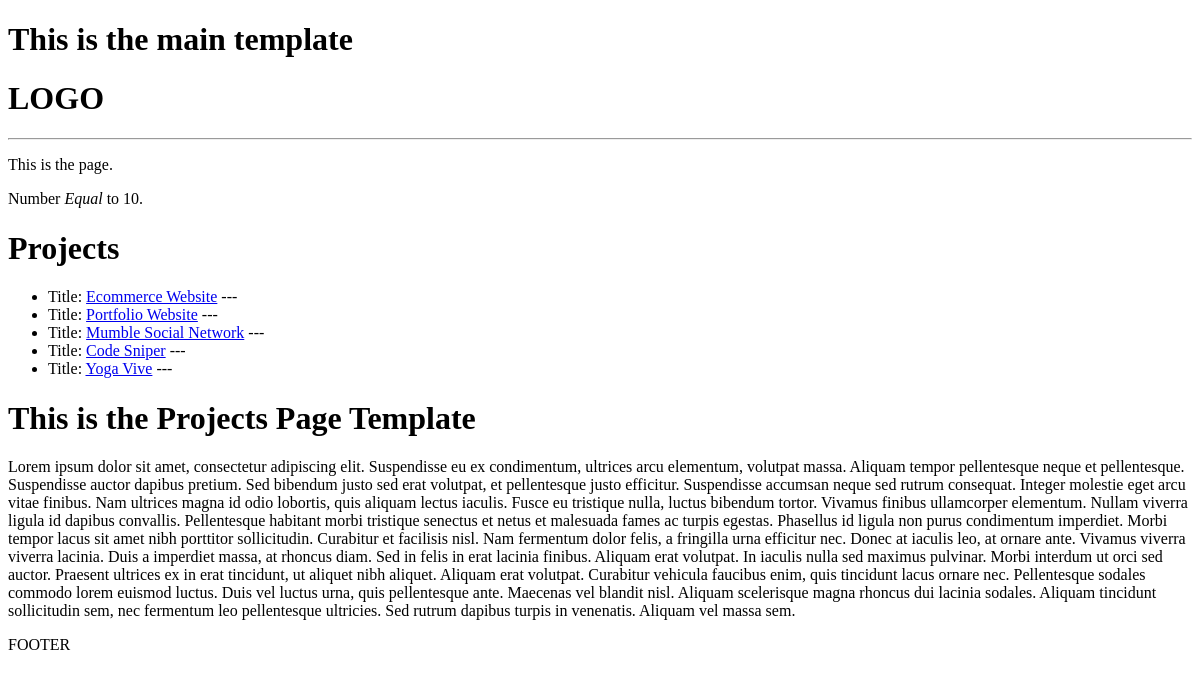
The page /projects/ on the database as committed earlier.
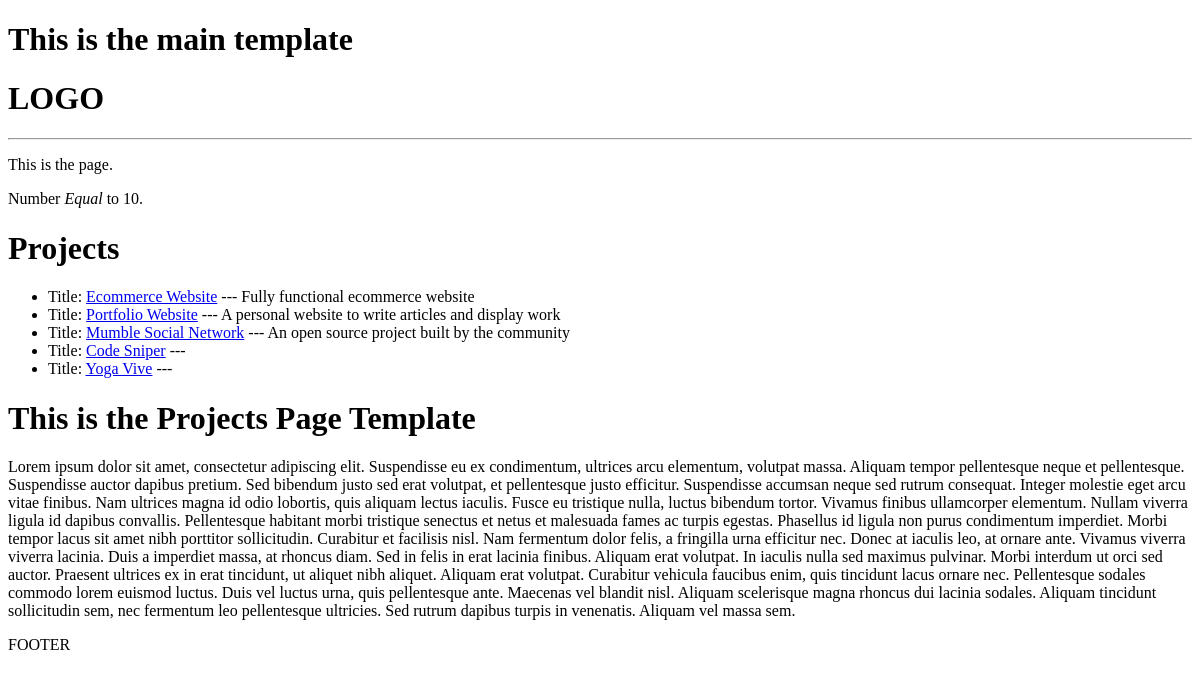
The same page on the database as committed later.
### projects_page/models.py (models this page shows, shortened)
class PROJECT_TABLE(models.Model):
    title = models.CharField(max_length=200)
    description = models.TextField(null=True, blank=True)
    demo_link = models.CharField(max_length=2000, null=True, blank=True)
    source_link = models.CharField(max_length=2000, null=True, blank=True)
    created = models.DateTimeField(auto_now_add=True)
    id = models.UUIDField(default=uuid.uuid4, unique=True, primary_key=True, editable=False)
    tags = models.ManyToManyField('TAG_TABLE', blank=True)
    vote_count = models.IntegerField(default=0, null=True, blank=True)
    vote_ratio = models.IntegerField(default=0, null=True, blank=True)

### projects_page/views.py (the view)
# urls.py: path('projects/', views.projects, name='projects'),
def projects(request):
    projects = PROJECT_TABLE.objects.all()
    context = {'projects': projects }
    return render(request, 'projects_page/projects-page.html', context)

### projects_page/templates/projects_page/projects-page.html
{% extends 'main.html' %}
{% block content %}
<p>This is the {{page}} page.</p>
{% if number > 10 %}
    <p>Number <em>Greater</em> than 10.</p>
{% elif number < 10 %}
    <p>Number <em>Smaller</em> than 10.</p>
{% else %}
    <p>Number <em>Equal</em> to 10.</p>
{% endif %}
<h1>Projects</h1>
<ul>
    {% for project in projects%}
        <li>Title: <a href="{% url 'project' project.id %}">{{project.title}}</a> --- {{project.description}}</li>
    {% endfor%}
</ul>
<h1>This is the Projects Page Template</h1>
<p> Lorem ipsum dolor sit amet, consectetur adipiscing elit. Suspendisse eu ex condimentum, ultrices arcu elementum, volutpat massa. Aliquam tempor pellentesque neque et pellentesque. Suspendisse auctor dapibus pretium. Sed bibendum justo sed erat volutpat, et pellentesque justo efficitur. Suspendisse accumsan neque sed rutrum consequat. Integer molestie eget arcu vitae finibus. Nam ultrices magna id odio lobortis, quis aliquam lectus iaculis. Fusce eu tristique nulla, luctus bibendum tortor. Vivamus finibus ullamcorper elementum. Nullam viverra ligula id dapibus convallis. Pellentesque habitant morbi tristique senectus et netus et malesuada fames ac turpis egestas. Phasellus id ligula non purus condimentum imperdiet. Morbi tempor lacus sit amet nibh porttitor sollicitudin. Curabitur et facilisis nisl. Nam fermentum dolor felis, a fringilla urna efficitur nec. Donec at iaculis leo, at ornare ante.
Vivamus viverra viverra lacinia. Duis a imperdiet massa, at rhoncus diam. Sed in felis in erat lacinia finibus. Aliquam erat volutpat. In iaculis nulla sed maximus pulvinar. Morbi interdum ut orci sed auctor. Praesent ultrices ex in erat tincidunt, ut aliquet nibh aliquet. Aliquam erat volutpat. Curabitur vehicula faucibus enim, quis tincidunt lacus ornare nec. Pellentesque sodales commodo lorem euismod luctus. Duis vel luctus urna, quis pellentesque ante. Maecenas vel blandit nisl. Aliquam scelerisque magna rhoncus dui lacinia sodales. Aliquam tincidunt sollicitudin sem, nec fermentum leo pellentesque ultricies. Sed rutrum dapibus turpis in venenatis. Aliquam vel massa sem. </p>
{% endblock content %}

Rows that differ between the two databases and show on the page:
changed PROJECT_TABLE "Ecommerce Website": description (not shown) → "Fully functional ecommerce website"
changed PROJECT_TABLE "Portfolio Website": description (not shown) → "A personal website to write articles and display work"
changed PROJECT_TABLE "Mumble Social Network": description (not shown) → "An open source project built by the community"
